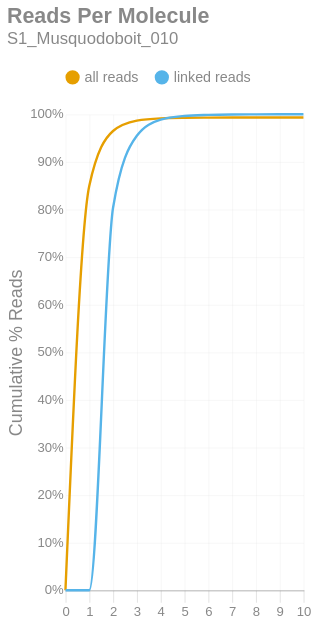

The code cell stored with this chart in its notebook:
### Markdown cell above
### Reads per Molecule
This chart shows the cumulative distribution of the number of reads per linked molecule. That is, how many alignments are associated with a unique molecule. This excludes the number of reads associated with invalid or absent linked-read barcodes. The `linked` histogram is the percentages recalculated when disregarding singletons.

### Code cell
if SKIPLR:
    print_html(f"Skipped")
else:
    counts = np.bincount(valids['reads'].cast(pl.Int64).to_numpy())
    weighted = counts * np.arange(len(counts))
    all_perc = weighted / n_reads
    linked_perc = weighted / n_linked_reads
    linked_perc[1] = 0
    binned_df = pl.DataFrame({
        'readsper': list(range(len(counts))),
        'all reads (cumsum)': np.cumsum(all_perc).tolist(),
        'linked reads (cumsum)': np.cumsum(linked_perc).tolist(),
    })

    with SafeRender(binned_df):
        (
            density_plot(binned_df, 'Reads Per Molecule', samplename, 'readspmol')
            .encode(
                x=alt.X('readsper:O', title=None).axis(labelAngle=0).scale(padding=0),
                y=alt.Y('value:Q', title='Cumulative % Reads').axis(format='%').stack(False),
                color=alt.Color("key:N").scale(domain=["all reads", "linked reads"]),
                tooltip=[
                    alt.Tooltip("key:N", title="Data Type"),
                    alt.Tooltip("readsper:O", title="Reads Per Molecule"),
                    alt.Tooltip("value:Q", format=".2%", title="% Reads (Cum.)")
                ]            
            )
        ).display()

### Figure 1 — Vega-Lite specification as saved in the notebook (floating-point values rounded to 4 significant figures)
{"width": "container", "height": 400, "config": {"title": {"anchor": "start", "dy": -15, "fontSize": 18, "color": "#888888", "subtitleColor": "#888888", "subtitleFontSize": 14}, "arc": {"fill": "#0072B2"}, "axis": {"domainColor": "#888888", "domainWidth": 0.5, "gridWidth": 0.2, "grid": false, "titleFontWeight": 400, "titleFontSize": 15, "labelFontSize": 11, "labelColor": "#888888", "tickColor": "#888888", "tickWidth": 0.2, "titleColor": "#888888"}, "axisBand": {"grid": false}, "axisX": {"grid": true, "tickSize": 10, "domainCap": "round"}, "axisY": {"domain": false, "grid": true, "tickSize": 0, "domainCap": "round"}, "background": "transparent", "header": {"labelFontSize": 15, "labelColor": "#888888", "titleFontSize": 15, "titleFontWeight": 600, "titleColor": "#888888"}, "legend": {"labelFont": "sans-serif", "labelFontSize": 12, "labelColor": "#888888", "symbolSize": 100, "symbolType": "circle", "titleFontSize": 12, "titlePadding": 10, "titleColor": "#888888", "title": null, "orient": "top"}, "range": {"category": ["#E69F00", "#56B4E9", "#009E73", "#F0E442", "#0072B2", "#D55E00", "#CC79A7", "#000000"], "diverging": ["#cfe8f3", "#a2d4ec", "#73bfe2", "#46abdb", "#1696d2", "#12719e"]}, "area": {"fill": "#0072B2", "fillOpacity": 0.7, "line": true, "strokeOpacity": 0.7}, "line": {"color": "#0072B2", "stroke": "#0072B2", "strokeWidth": 2}, "trail": {"color": "#0072B2", "stroke": "#0072B2", "strokeWidth": 0, "size": 1}, "point": {"filled": true, "fillOpacity": 1.0, "size": 95}, "text": {"color": "#888888", "fontSize": 11, "align": "right", "fontWeight": 400, "size": 11}, "bar": {"fill": "#0072B2", "stroke": null}, "view": {"stroke": null, "continuousWidth": 660, "continuousHeight": 400}}, "data": {"name": "data-4b6fea1d3f6ff164b107f345f911baca"}, "mark": {"type": "line", "interpolate": "monotone", "point": {"opacity": 0, "size": 275}}, "encoding": {"color": {"field": "key", "scale": {"domain": ["all reads", "linked reads"]}, "type": "nominal"}, "tooltip": [{"field": "key", "title": "Data Type", "type": "nominal"}, {"field": "readsper", "title": "Reads Per Molecule", "type": "ordinal"}, {"field": "value", "format": ".2%", "title": "% Reads (Cum.)", "type": "quantitative"}], "x": {"axis": {"labelAngle": 0}, "field": "readsper", "scale": {"padding": 0}, "title": null, "type": "ordinal"}, "y": {"axis": {"format": "%"}, "field": "value", "stack": false, "title": "Cumulative % Reads", "type": "quantitative"}}, "params": [{"name": "param_c36ac31b6afebe62", "select": {"type": "point", "fields": ["key"]}, "bind": "legend"}], "title": {"text": "Reads Per Molecule", "subtitle": "S1_Musquodoboit_010"}, "transform": [{"fold": ["all reads (cumsum)", "linked reads (cumsum)"]}, {"calculate": "replace(datum.key, ' (cumsum)', '')", "as": "key"}, {"filter": {"param": "param_c36ac31b6afebe62"}}], "usermeta": {"embedOptions": {"downloadFileName": "S1_Musquodoboit_010.readspmol"}}, "$schema": "https://vega.github.io/schema/vega-lite/v6.1.0.json", "datasets": {"data-4b6fea1d3f6ff164b107f345f911baca": [{"readsper": 0, "all reads (cumsum)": 0.0, "linked reads (cumsum)": 0.0}, {"readsper": 1, "all reads (cumsum)": 0.8492, "linked reads (cumsum)": 0.0}, {"readsper": 2, "all reads (cumsum)": 0.9648, "linked reads (cumsum)": 0.8034}, {"readsper": 3, "all reads (cumsum)": 0.9866, "linked reads (cumsum)": 0.9547}, {"readsper": 4, "all reads (cumsum)": 0.9914, "linked reads (cumsum)": 0.9885}, {"readsper": 5, "all reads (cumsum)": 0.9926, "linked reads (cumsum)": 0.9964}, {"readsper": 6, "all reads (cumsum)": 0.9929, "linked reads (cumsum)": 0.9987}, {"readsper": 7, "all reads (cumsum)": 0.993, "linked reads (cumsum)": 0.9996}, {"readsper": 8, "all reads (cumsum)": 0.9931, "linked reads (cumsum)": 0.9998}, {"readsper": 9, "all reads (cumsum)": 0.9931, "linked reads (cumsum)": 1.0}, {"readsper": 10, "all reads (cumsum)": 0.9931, "linked reads (cumsum)": 1.0}]}}
